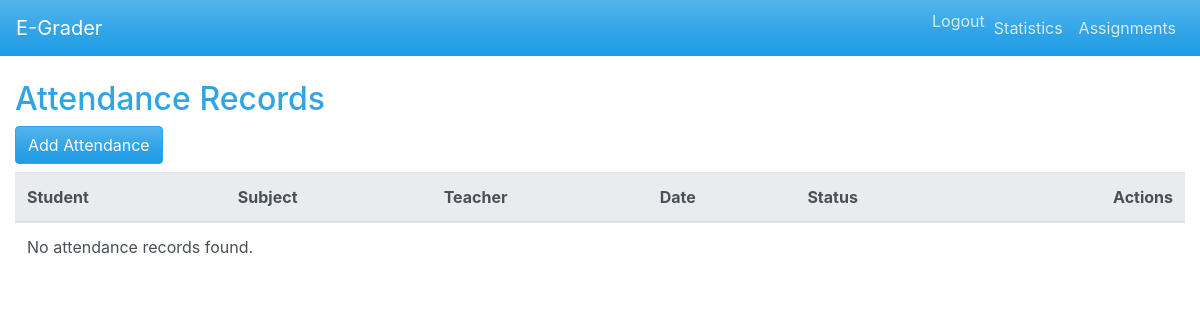
The app's page /attendance/ (signed in), older data.
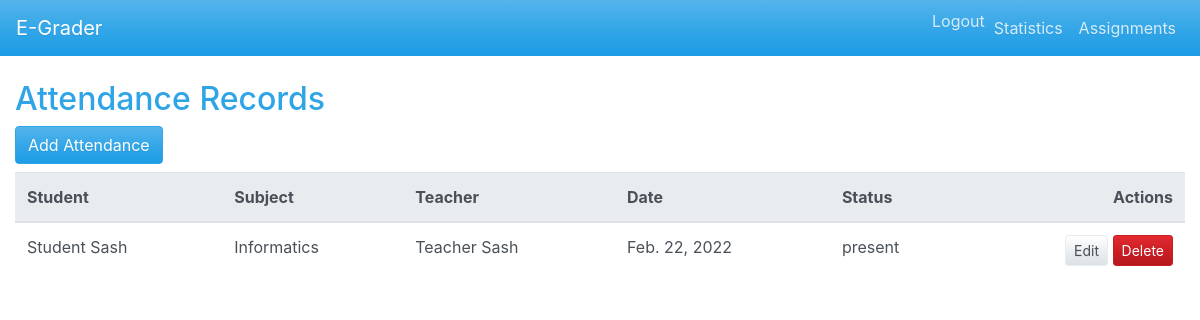
The same page, newer data.
### core/models.py (models this page shows, shortened)
class Attendance(models.Model):
    student = models.ForeignKey(Student, on_delete=models.CASCADE)
    subject = models.ForeignKey(Subject, on_delete=models.CASCADE)
    teacher = models.ForeignKey(Teacher, on_delete=models.CASCADE)
    date = models.DateField()
    status = models.CharField(max_length=10, choices=ATTENDANCE_STATUS)

class Student(models.Model):
    user = models.OneToOneField(User, on_delete=models.CASCADE)
    school = models.ForeignKey(School, on_delete=models.CASCADE)
    class_year = models.ForeignKey(ClassYear, on_delete=models.SET_NULL, null=True, blank=True)

class User(AbstractUser):
    role = models.CharField(max_length=20, choices=ROLE_CHOICES)

class Subject(models.Model):
    name = models.CharField(max_length=100)

class Teacher(models.Model):
    user = models.OneToOneField(User, on_delete=models.CASCADE)
    school = models.ForeignKey(School, on_delete=models.CASCADE)
    subjects = models.ManyToManyField(Subject, related_name='teachers')

### core/views.py (the view)
# urls.py: path('attendance/', AttendanceListView.as_view(), name='attendance_list'),
@method_decorator(login_required, name='dispatch')
class AttendanceListView(ListView):
    model = Attendance
    template_name = 'attendance/attendance_list.html'
    context_object_name = 'attendance'
    def get_queryset(self):
        qs = super().get_queryset()
        if self.request.user.role == 'teacher':
            return qs.filter(teacher__user=self.request.user)
        if self.request.user.role == 'parent':
            return qs.filter(student__parents__user=self.request.user)
        if self.request.user.role == 'student':
            return qs.filter(student__user=self.request.user)
        return qs

### templates/attendance/attendance_list.html (shortened to what this page needs)
{% extends 'base.html' %}
{% block content %}
<h2>Attendance Records</h2>
{% if user.role == 'teacher' or user.role == 'director' or user.role == 'admin' %}
  <a class="btn btn-primary mb-2" href="{% url 'attendance_add' %}">Add Attendance</a>
{% endif %}
<div class="table-responsive">
  <table class="table table-hover">
    <thead class="thead-light">
      <tr>
        <th>Student</th>
        <th>Subject</th>
        <th>Teacher</th>
        <th>Date</th>
        <th>Status</th>
        {% if user.role == 'teacher' or user.role == 'director' or user.role == 'admin' %}
        <th class="text-right">Actions</th>
        {% endif %}
      </tr>
    </thead>
    <tbody>
      {% for record in attendance %}
      <tr>
        <td>{{ record.student.user.get_full_name }}</td>
        <td>{{ record.subject.name }}</td>
        <td>{{ record.teacher.user.get_full_name }}</td>
        <td>{{ record.date }}</td>
        <td>{{ record.status }}</td>
        {% if user.role == 'teacher' or user.role == 'director' or user.role == 'admin' %}
        <td class="text-right">
          <a href="{% url 'attendance_edit' record.pk %}" class="btn btn-sm btn-secondary">Edit</a>
          <a href="{% url 'attendance_delete' record.pk %}" class="btn btn-sm btn-danger">Delete</a>
        </td>
        {% endif %}
      </tr>
      {% empty %}
      <tr>
        {% if user.role == 'teacher' or user.role == 'director' or user.role == 'admin' %}
          <td colspan="6">No attendance records found.</td>
        {% else %}
          <td colspan="5">No attendance records found.</td>
        {% endif %}
      </tr>
      {% endfor %}
    </tbody>
  </table>
</div>
{% endblock %}

Row changes from the older to the newer data that the page shows:
added Attendance: student.user.get_full_name "Student Sash", subject.name "Informatics", teacher.user.get_full_name "Teacher Sash", date "Feb. 22, 2022", status "present"
Text that changed along with them:
text no longer shown: "No attendance records found."
